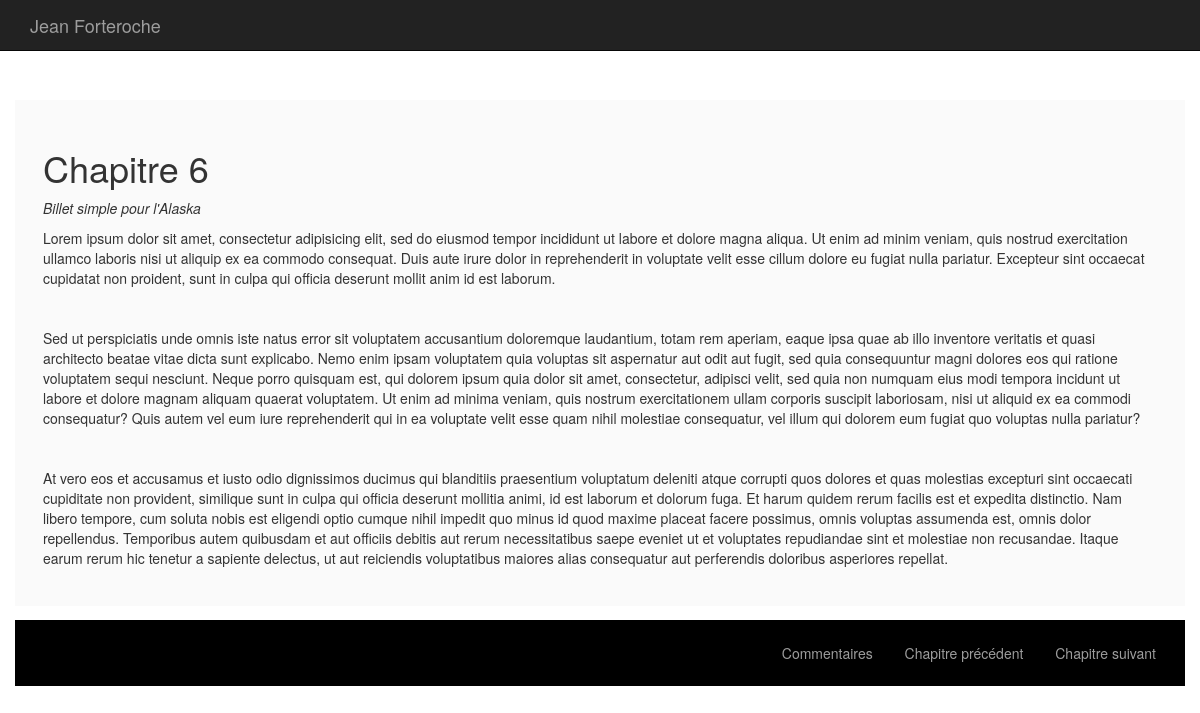
Screenshot of /index.php?p=chapitres.show&id=15 with the database file from the repository.
### tables this page shows
CREATE TABLE `chapitres` (
  `id` int(255) NOT NULL,
  `titre` varchar(255) DEFAULT NULL,
  `contenu` longtext,
  `date` datetime DEFAULT NULL,
  `livre_id` int(11) DEFAULT NULL
);

CREATE TABLE `livres` (
  `id` int(11) NOT NULL,
  `titre` varchar(255) NOT NULL,
  `genre_id` int(11) DEFAULT NULL
);

### core/Controller/Controller.php (called while the page is built, shortened)
<?php
class Controller{
    protected $viewPath;
    protected function render($view, $variables = []){
        extract($variables);
        require($this->viewPath . str_replace('.', '/', $view) . '.php');
    }
}

### app/Controller/ChapitresController.php (called while the page is built, shortened)
<?php
class ChapitresController extends AppController{
    public function show($id = null){
        if (!isset($id)) {
            $id = $_GET['id'];
        }
        $chapitre = $this->Chapitre->findWithLivre($id);
        $chapitres = $this->Chapitre->allLivre($chapitre->livre_id);
         $pagesAfter=[];
         $pagesBefore=[];
         foreach ($chapitres as $Chapitre) {
            if ($Chapitre->id > $chapitre->id) {
                $pagesAfter[]=$Chapitre->id;
            } elseif ($Chapitre->id < $chapitre->id) {
                $pagesBefore[]=$Chapitre->id;
            }
        }
        if (isset($pagesBefore[0])) {
            $pageBefore = "index.php?p=chapitres.show&id=".$pagesBefore[0];
        } else {
            $pageBefore = "index.php?p=chapitres.show&id=".$chapitre->id;
        }
        if (isset($pagesAfter[0])) {
            $pageAfter = "index.php?p=chapitres.show&id=".$pagesAfter[count($pagesAfter)-1];
        } else {
            $pageAfter = "index.php?p=chapitres.show&id=".$chapitre->id;
        }
        $this->render('chapitres.show', compact('chapitres','chapitre','commentaires','commentaires2','commentaires3','pageBefore','pageAfter'));
    }
}

### public/index.php (called while the page is built, shortened)
<?php
if(isset($_GET['p'])){
    $page = $_GET['p'];
}else{
    $page = 'chapitres.index';
}
$page = explode('.', $page);
if($page[0] == 'admin'){
    $controller = '\App\Controller\Admin\\' . ucfirst($page[1]) . 'Controller';
    $action = $page[2];
} else{
    $action = $page[1];
}
$controller = new $controller();
$controller->$action();

### core/Table/Table.php (called while the page is built, shortened)
<?php
class Table
{
    protected $db;
    public function __construct(Database $db)
    {
        $this->db = $db;
    }
    public function query($statement, $attributes = null, $one = false){
        if($attributes){
            return $this->db->prepare(
                $statement,
                $attributes,
                str_replace('Table', 'Entity', get_class($this)),
                $one
            );
        } else {
            return $this->db->query(
                $statement,
                str_replace('Table', 'Entity', get_class($this)),
                $one
            );
        }
    }
}

### core/Database/mySQLDatabase.php (called while the page is built, shortened)
<?php
class MysqlDatabase extends Database{
    private $db_name;
    private $db_user;
    private $db_pass;
    private $db_host;
    private $pdo;
    public function __construct($db_name, $db_user = 'root', $db_pass = 'root', $db_host = 'localhost'){
        $this->db_name = $db_name;
        $this->db_user = $db_user;
        $this->db_pass = $db_pass;
        $this->db_host = $db_host;
    }
    private function getPDO(){
        if($this->pdo === null){
            $pdo = new PDO('mysql:dbname=' . $this->db_name . ';host=' . $this->db_host, $this->db_user, $this->db_pass);
            $pdo->setAttribute(PDO::ATTR_ERRMODE, PDO::ERRMODE_EXCEPTION);
            $this->pdo = $pdo;
        }
        return $this->pdo;
    }
    public function prepare($statement, $attributes, $class_name = null, $one = false){
        $req = $this->getPDO()->prepare($statement);
        $res = $req->execute($attributes);
        if($class_name === null){
            $req->setFetchMode(PDO::FETCH_OBJ);
        } else {
            $req->setFetchMode(PDO::FETCH_CLASS, $class_name);
        }
        if($one) {
            $datas = $req->fetch();
        } else {
            $datas = $req->fetchAll();
        }
        return $datas;
    }
}

### app/Table/ChapitreTable.php (called while the page is built, shortened)
<?php
class ChapitreTable extends Table{
    public function allLivre($livre_id){
        return $this->query("
            SELECT chapitres.id, chapitres.titre, chapitres.contenu, chapitres.date, livres.titre as livre
            FROM chapitres
            LEFT JOIN livres ON livre_id = livres.id
            WHERE chapitres.livre_id = ?
            ORDER BY chapitres.id DESC", [$livre_id]);
    }
    public function findWithLivre($id){
        return $this->query("
            SELECT chapitres.id, chapitres.titre, chapitres.contenu, chapitres.date, chapitres.livre_id, livres.titre as livre
            FROM chapitres
            LEFT JOIN livres ON livre_id = livres.id
            WHERE chapitres.id = ?", [$id], true);
    }
}

### app/Autoloader.php (called while the page is built, shortened)
<?php
class Autoloader{
    static function autoload($class){
        if (strpos($class, __NAMESPACE__ . '\\') === 0){
            $class = str_replace(__NAMESPACE__ . '\\', '', $class);
            $class = str_replace('\\', '/', $class);
        }
    }
}

### core/Autoloader.php (called while the page is built, shortened)
<?php
class Autoloader{
    static function autoload($class){
        if (strpos($class, __NAMESPACE__ . '\\') === 0){
            $class = str_replace(__NAMESPACE__ . '\\', '', $class);
            $class = str_replace('\\', '/', $class);
        }
    }
}

### app/Views/chapitres/show.php (the view, shortened to what this page needs)
<div class="row">
	<div class="col-xs-12 chapitre">
		<h1><?= $chapitre->titre; ?></h1>
		<p><em><?= $chapitre->livre; ?></em></p>
		<p><?= $chapitre->contenu; ?></p>
	</div>
	        <div class="col-xs-12 bar-bottom">
	        	<div class="tab-right pull-right">
	        	<a href="#" id="commentaires-bouton">
	        	       <span>Commentaires</span>
	        	   </a>
	        	   <a href="<?php echo $pageBefore ?>">
	        	       <span>Chapitre précédent</span>
	        	   </a>
	        	   <a href="<?php echo $pageAfter ?>">
	        	       <span>Chapitre suivant</span>
	        	   </a>
	        		       </div>
	        </div>
</div>

### public/css/style.css (style rules this page uses)
body { background: white; }
a { color: black; }
.chapitre { background: #fafafa; padding: 2em; }
.bar-bottom { margin-top: 1em; background: black; height: 66px; color: white; }
.bar-bottom a { color: #9d9d9d; }
.tab-right { line-height: 66px; }
.tab-right a { padding: 1em; }

### rows the page displays
chapitres: titre "Chapitre 6", livre.titre "Billet simple pour l'Alaska", contenu "Lorem ipsum dolor sit amet, consectetur adipisicing elit, sed do eiusmod tempor incididunt ut labore et dolore magna aliqua. Ut enim ad minim veniam, quis nostrud exercitation ullamco laboris nisi ut aliquip ex ea commodo consequat. Duis aute irure dolor in reprehenderit in voluptate velit esse cillum dolore eu fugiat nulla pariatur. Excepteur sint occaecat cupidatat non proident, sunt in culpa qui officia deserunt mollit anim id est laborum. Sed ut perspiciatis unde omnis iste natus error sit voluptatem accusantium doloremque laudantium, totam rem aperiam, eaque ipsa quae ab illo inventore veritatis et quasi architecto beatae vitae dicta sunt explicabo. Nemo enim ipsam voluptatem quia…"
